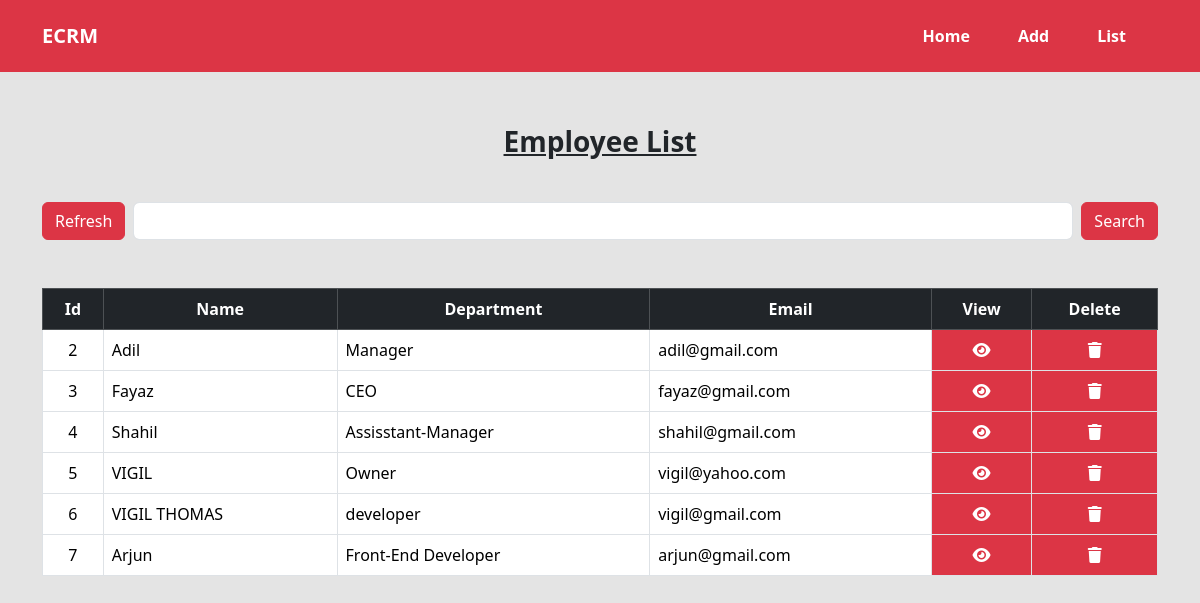
Page /emp/list/ on the earlier database version.
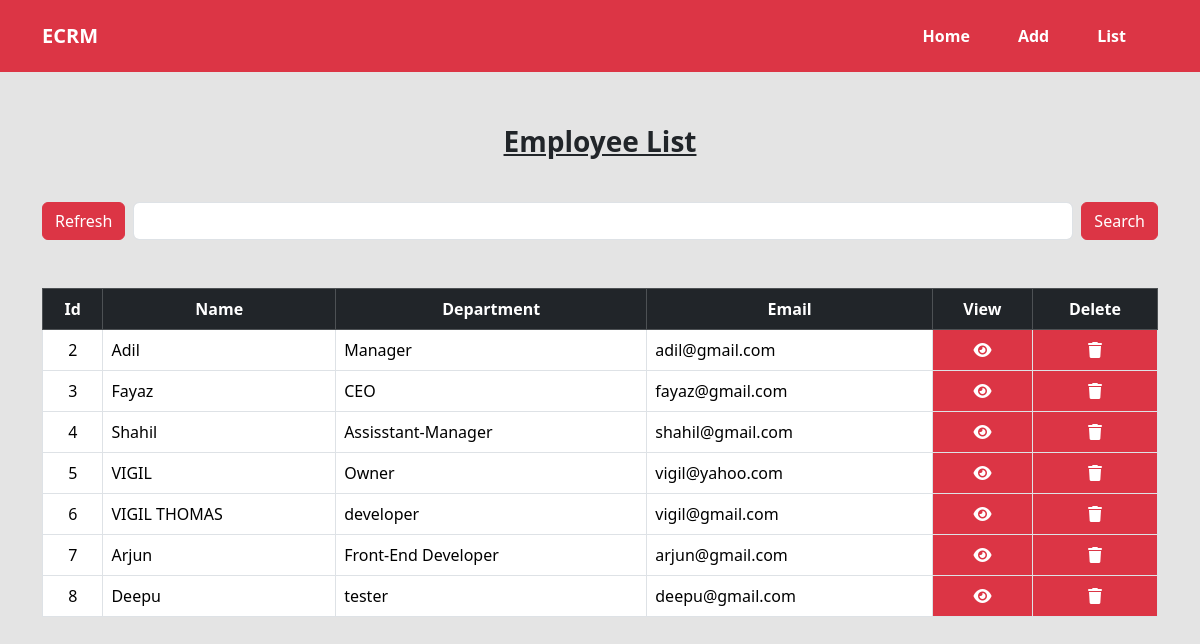
Same page on the later database version.
### crm/models.py (models this page shows, shortened)
class Employees(models.Model):
    name=models.CharField(max_length=100)
    department=models.CharField(max_length=100)
    salary=models.PositiveBigIntegerField()
    email=models.EmailField(unique=True)
    age=models.PositiveBigIntegerField()
    phone=models.IntegerField()

### crm/views.py (the view, shortened to what this page needs)
# urls.py: path('emp/list/', views.ViewEmpList.as_view(), name="view_emp"),
class ViewEmpList(View):
    def get(self,request,*args,**kwargs):
        datas=Employees.objects.all()
        return render(request,"emp_list.html",{"datas":datas})

### crm/templates/emp_list.html (shortened to what this page needs)
<!DOCTYPE html>
<html lang="en">
{% load static %}
{% include 'header.html' %}
<body>
    {% include 'navbar.html' %}
    <div class="container text-center">
        <p class="fw-bold fs-3 text-decoration-underline mt-5">Employee List</p><br>
        <form class="d-flex mb-5" role="search" method="post">
            <a class="btn btn-danger " href="{% url 'view_emp' %}">Refresh</a>
            <input class="form-control mx-2" name="box">
            <button class="btn btn-danger" type="submit">Search</button>
        </form>
        <table class="table table-bordered ">
            <thead class="table-dark ">
                <tr>
                    <th>Id</th>
                    <th>Name</th>
                    <th>Department</th>
                    <th>Email</th>
                    <th>View</th>
                    <th>Delete</th>
                </tr>
            </thead>
            {% for data in datas %}
            <tr class="text-start">
                <td class="text-center">{{data.id}}</td>
                <td class="">{{data.name}}</td>
                <td class="">{{data.department}}</td>
                <td class="">{{data.email}}</td>
                <td class="text-center bg-danger">
                    <a href="{% url 'detail_emp' data.id %}" class="border-0 text-white">
                        <i class="fa-solid fa-eye"></i></a>
                </td>
                <td class="text-center bg-danger">
                    <a href="{% url 'delete_emp' data.id %}" class="border-0 text-white">
                        <i class="fa-solid fa-trash"></i></a>
                </td>
            </tr>
            {% endfor %}
    </div>
</body>
</html>

Differences in the rows shown:
added Employees: id "8", name "Deepu", department "tester", email "deepu@gmail.com"
